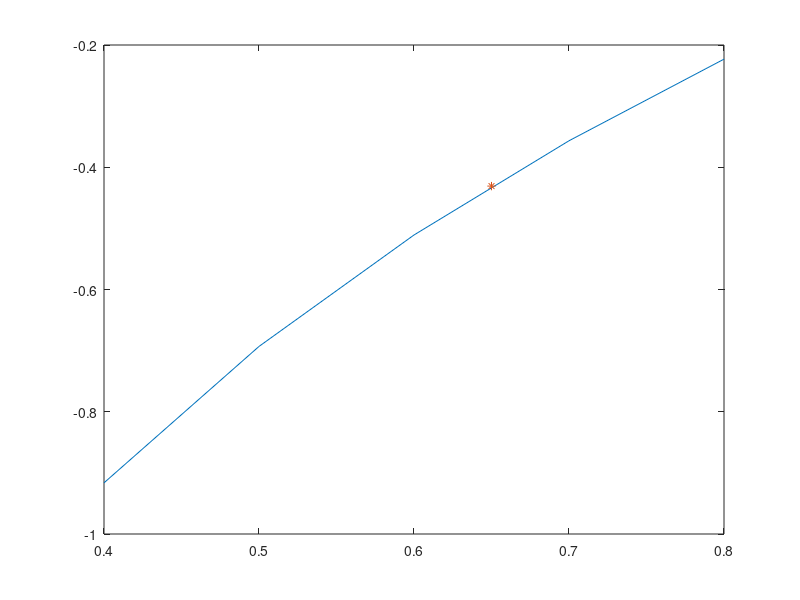

MATLAB code to generate this figure:
%% 数据输入
format long
x = [0.4 0.5 0.6 0.7 0.8];
y = [-0.916291 -0.693147 -0.510826 -0.356675 -0.223144];
n = length(x);

%% 插值
x0 = 0.65;

%% 插值计算
res = 0;
for i=1:n
    l = 1;
    for j = 1:n %计算lj
        if j ~= i
            l = l*(x0-x(j))/(x(i)-x(j));
        end
    end
    res = res + l*y(i);
end
res

%% 误差计算
%ln(x)的n阶导除以n的阶乘再乘(x0-x(i))连乘

%4阶误差估计
r1 = 1 / (5 * 0.4^5);%为了取最大可能误差，ξ取0.4
r2 = 1;
for i = 1:n
    r2 =r2 * abs(x0 - x(i));
end
R = r1*r2;
R %最大可能误差

%% 图形化输出
plot(x,y);
hold on
plot(x0,res, '*');